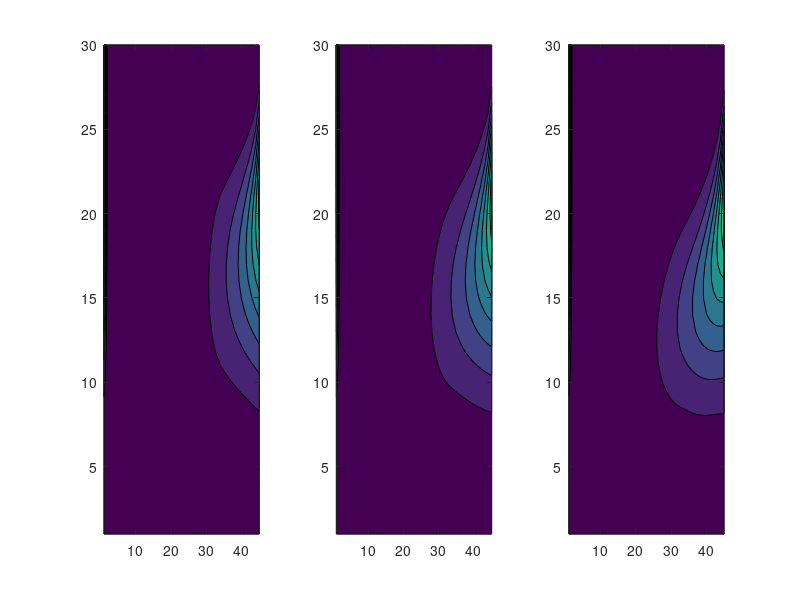

Write the MATLAB code that produced this figure.
fid = fopen("msh2Dderiv.dat")

Nstream = fread(fid,1,'int32');
Npitch  = fread(fid,1,'int32');
Nlayers = fread(fid,1,'int32');
Nvars   = 2*Nstream;

data = fread(fid,Nstream*Npitch*Nlayers*Nvars,'single');
fclose(fid);
data = reshape(data,numel(data)/Nlayers,Nlayers);

for i=1:Nvars
  for j=1:Nlayers
    subplot(1,Nlayers,j)
    J = data((1:Npitch*Nstream)+(i-1)*Npitch*Nstream,j);
    J = reshape(J,Nstream,Npitch)';
    contourf(J)
  end
  pause(0.1)
end